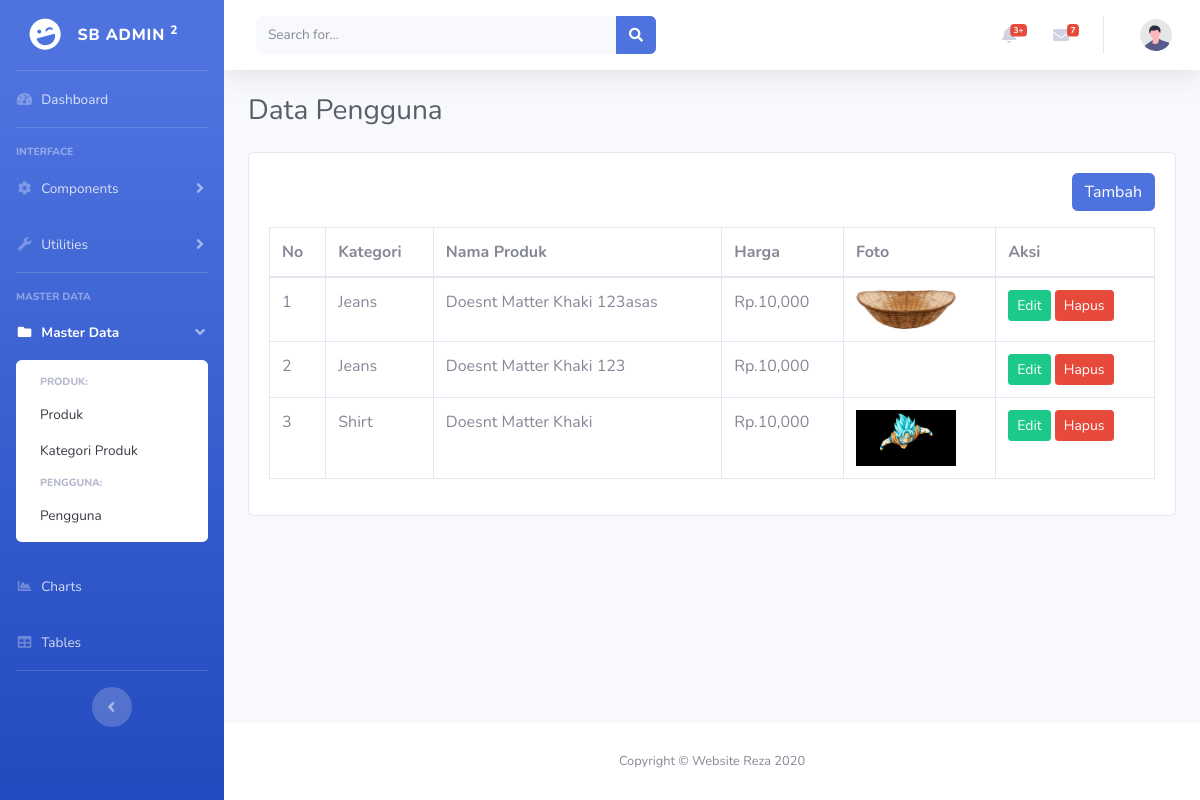
The app's page /admin/produk.php with its own data.
### tables this page shows
CREATE TABLE `products` (
  `id` int NOT NULL AUTO_INCREMENT,
  `id_category` int NOT NULL,
  `product_name` varchar(100) DEFAULT NULL,
  `product_slug` text,
  `product_price` int DEFAULT NULL,
  `product_qty` int DEFAULT NULL,
  `product_size` varchar(45) DEFAULT NULL,
  `product_desc` text,
  `product_photo` varchar(100) DEFAULT NULL,
  `created_at` timestamp NULL DEFAULT CURRENT_TIMESTAMP,
  `updated_at` timestamp NULL DEFAULT NULL,
  PRIMARY KEY (`id`)
);

CREATE TABLE `categories` (
  `id` int NOT NULL AUTO_INCREMENT,
  `category_name` varchar(50) DEFAULT NULL,
  `category_slug` text,
  `description` text,
  `created_at` timestamp NULL DEFAULT CURRENT_TIMESTAMP,
  `updated_at` timestamp NULL DEFAULT NULL,
  PRIMARY KEY (`id`)
);

### admin/produk.php (the view, shortened to what this page needs)
<?php
include 'koneksi.php';
$query = mysqli_query($koneksi, "SELECT categories.category_name, products.*
 FROM products  LEFT JOIN categories ON categories.id = products.id_category ORDER BY
 products.id DESC");
$rows  = mysqli_fetch_all($query, MYSQLI_ASSOC);
?>
<!DOCTYPE html>
<html lang="en">
<head>
    <?php include 'inc/head.php'; ?>
</head>
<body id="page-top">
    <div id="wrapper">
        <?php include 'inc/sidebar.php' ?>
        <div id="content-wrapper" class="d-flex flex-column">
            <div id="content">
                <?php include 'inc/nav.php'; ?>
                <div class="container-fluid">
                    <h1 class="h3 mb-4 text-gray-800">Data Pengguna</h1>
                    <div class="card">
                        <div class="card-body">
                            <div align="right" class="mb-3">
                                <a href="tambah-produk.php" class="btn btn-primary">Tambah</a>
                            </div>
                            <table class="table table-bordered">
                                <thead>
                                    <tr>
                                        <th>No</th>
                                        <th>Kategori</th>
                                        <th>Nama Produk</th>
                                        <th>Harga</th>
                                        <th>Foto</th>
                                        <th>Aksi</th>
                                    </tr>
                                </thead>
                                <tbody>
                                    <?php $no = 1;
                                    foreach ($rows as $key => $row): ?>
                                        <tr>
                                            <td><?php echo $key + 1 ?></td>
                                            <td><?php echo $row['category_name'] ?></td>
                                            <td><?php echo $row['product_name'] ?></td>
                                            <td><?php echo "Rp." . number_format($row['product_price'])  ?></td>
                                            <td><img width="100" src="uploads/<?php echo $row['product_photo'] ?>" alt=""></td>
                                            <td>
                                                <a href="tambah-produk.php?edit=<?php echo $row['id'] ?>" class="btn btn-success btn-sm">Edit</a>
                                                <a href="tambah-produk.php?delete=<?php echo $row['id'] ?>"
                                                    onclick="return confirm('Apakah anda yakin??')"
                                                    class="btn btn-danger btn-sm">Hapus</a>
                                            </td>
                                        </tr>
                                    <?php endforeach ?>
                                </tbody>
                            </table>
                        </div>
                    </div>
                </div>
            </div>
            <?php include 'inc/footer.php'; ?>
        </div>
    </div>
</body>
</html>

### admin/inc/head.php (shortened to what this page needs)
<link href="assets/vendor/fontawesome-free/css/all.min.css" rel="stylesheet" type="text/css">
<link href="assets/css/sb-admin-2.min.css" rel="stylesheet">

### admin/inc/sidebar.php (shortened to what this page needs)
<ul class="navbar-nav bg-gradient-primary sidebar sidebar-dark accordion" id="accordionSidebar">
    <a class="sidebar-brand d-flex align-items-center justify-content-center" href="index.html">
        <div class="sidebar-brand-icon rotate-n-15">
            <i class="fas fa-laugh-wink"></i>
        </div>
        <div class="sidebar-brand-text mx-3">SB Admin <sup>2</sup></div>
    </a>
    <hr class="sidebar-divider my-0">
    <li class="nav-item">
        <a class="nav-link" href="index.html">
            <i class="fas fa-fw fa-tachometer-alt"></i>
            <span>Dashboard</span></a>
    </li>
    <hr class="sidebar-divider">
    <div class="sidebar-heading">
        Interface
    </div>
    <li class="nav-item">
        <a class="nav-link collapsed" href="#" data-toggle="collapse" data-target="#collapseTwo"
            aria-expanded="true" aria-controls="collapseTwo">
            <i class="fas fa-fw fa-cog"></i>
            <span>Components</span>
        </a>
    </li>
    <li class="nav-item">
        <a class="nav-link collapsed" href="#" data-toggle="collapse" data-target="#collapseUtilities"
            aria-expanded="true" aria-controls="collapseUtilities">
            <i class="fas fa-fw fa-wrench"></i>
            <span>Utilities</span>
        </a>
    </li>
    <hr class="sidebar-divider">
    <div class="sidebar-heading">
        Master Data
    </div>
    <li class="nav-item active">
        <a class="nav-link" href="#" data-toggle="collapse" data-target="#collapsePages" aria-expanded="true"
            aria-controls="collapsePages">
            <i class="fas fa-fw fa-folder"></i>
            <span>Master Data</span>
        </a>
        <div id="collapsePages" class="collapse show" aria-labelledby="headingPages"
            data-parent="#accordionSidebar">
            <div class="bg-white py-2 collapse-inner rounded">
                <h6 class="collapse-header">Produk:</h6>
                <a class="collapse-item" href="login.html">Produk</a>
                <a class="collapse-item" href="register.html">Kategori Produk</a>
                <h6 class="collapse-header">Pengguna:</h6>
                <a class="collapse-item" href="user.php">Pengguna</a>
            </div>
        </div>
    </li>
    <li class="nav-item">
        <a class="nav-link" href="charts.html">
            <i class="fas fa-fw fa-chart-area"></i>
            <span>Charts</span></a>
    </li>
    <li class="nav-item">
        <a class="nav-link" href="tables.html">
            <i class="fas fa-fw fa-table"></i>
            <span>Tables</span></a>
    </li>
    <hr class="sidebar-divider d-none d-md-block">
    <div class="text-center d-none d-md-inline">
        <button class="rounded-circle border-0" id="sidebarToggle"></button>
    </div>
</ul>

### admin/inc/nav.php (shortened to what this page needs)
<nav class="navbar navbar-expand navbar-light bg-white topbar mb-4 static-top shadow">
    <form
        class="d-none d-sm-inline-block form-inline mr-auto ml-md-3 my-2 my-md-0 mw-100 navbar-search">
        <div class="input-group">
            <input type="text" class="form-control bg-light border-0 small" placeholder="Search for..."
                aria-label="Search" aria-describedby="basic-addon2">
            <div class="input-group-append">
                <button class="btn btn-primary" type="button">
                    <i class="fas fa-search fa-sm"></i>
                </button>
            </div>
        </div>
    </form>
    <ul class="navbar-nav ml-auto">
        <li class="nav-item dropdown no-arrow mx-1">
            <a class="nav-link dropdown-toggle" href="#" id="alertsDropdown" role="button"
                data-toggle="dropdown" aria-haspopup="true" aria-expanded="false">
                <i class="fas fa-bell fa-fw"></i>
                <span class="badge badge-danger badge-counter">3+</span>
            </a>
        </li>
        <li class="nav-item dropdown no-arrow mx-1">
            <a class="nav-link dropdown-toggle" href="#" id="messagesDropdown" role="button"
                data-toggle="dropdown" aria-haspopup="true" aria-expanded="false">
                <i class="fas fa-envelope fa-fw"></i>
                <span class="badge badge-danger badge-counter">7</span>
            </a>
        </li>
        <li class="nav-item dropdown no-arrow">
            <a class="nav-link dropdown-toggle" href="#" id="userDropdown" role="button"
                data-toggle="dropdown" aria-haspopup="true" aria-expanded="false">
                <img class="img-profile rounded-circle"
                    src="img/undraw_profile.svg">
            </a>
        </li>
    </ul>
</nav>

### admin/inc/footer.php
<footer class="sticky-footer bg-white">
    <div class="container my-auto">
        <div class="copyright text-center my-auto">
            <span>Copyright &copy; Website Reza 2020</span>
        </div>
    </div>
</footer>

### records on screen
products: id_category.category_name "Jeans", product_name "Doesnt Matter Khaki 123asas", product_price "10,000", product_photo (picture)
products: id_category.category_name "Jeans", product_name "Doesnt Matter Khaki 123", product_price "10,000"
products: id_category.category_name "Shirt", product_name "Doesnt Matter Khaki", product_price "10,000", product_photo (picture)
